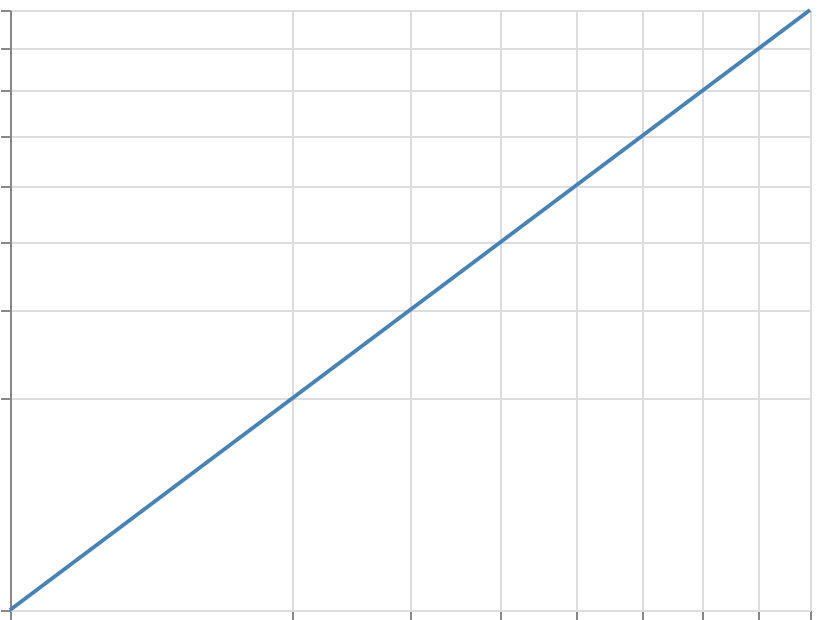

This figure's Vega-Lite source:
### Vega specification from a JSON file in a GitHub repository (floating-point values rounded to 4 significant figures)
{"$schema": "https://vega.github.io/schema/vega/v6.json", "width": 400, "height": 300, "padding": 5, "autosize": "none", "data": [{"name": "table", "values": [{"x": 0, "y": 0}, {"x": 1, "y": 1}, {"x": 4, "y": 4}, {"x": 9, "y": 9}, {"x": 16, "y": 16}]}], "scales": [{"name": "x", "type": "sqrt", "domain": {"data": "table", "field": "x"}, "range": "width", "nice": true}, {"name": "y", "type": "sqrt", "domain": {"data": "table", "field": "y"}, "range": [{"signal": "height"}, 0], "nice": true}], "marks": [{"type": "line", "from": {"data": "table"}, "encode": {"update": {"x": {"scale": "x", "field": "x"}, "y": {"scale": "y", "field": "y"}, "stroke": {"value": "steelblue"}, "strokeWidth": {"value": 2}}}}], "axes": [{"scale": "x", "orient": "bottom", "grid": true, "labels": false}, {"scale": "y", "orient": "left", "grid": true, "labels": false}]}
